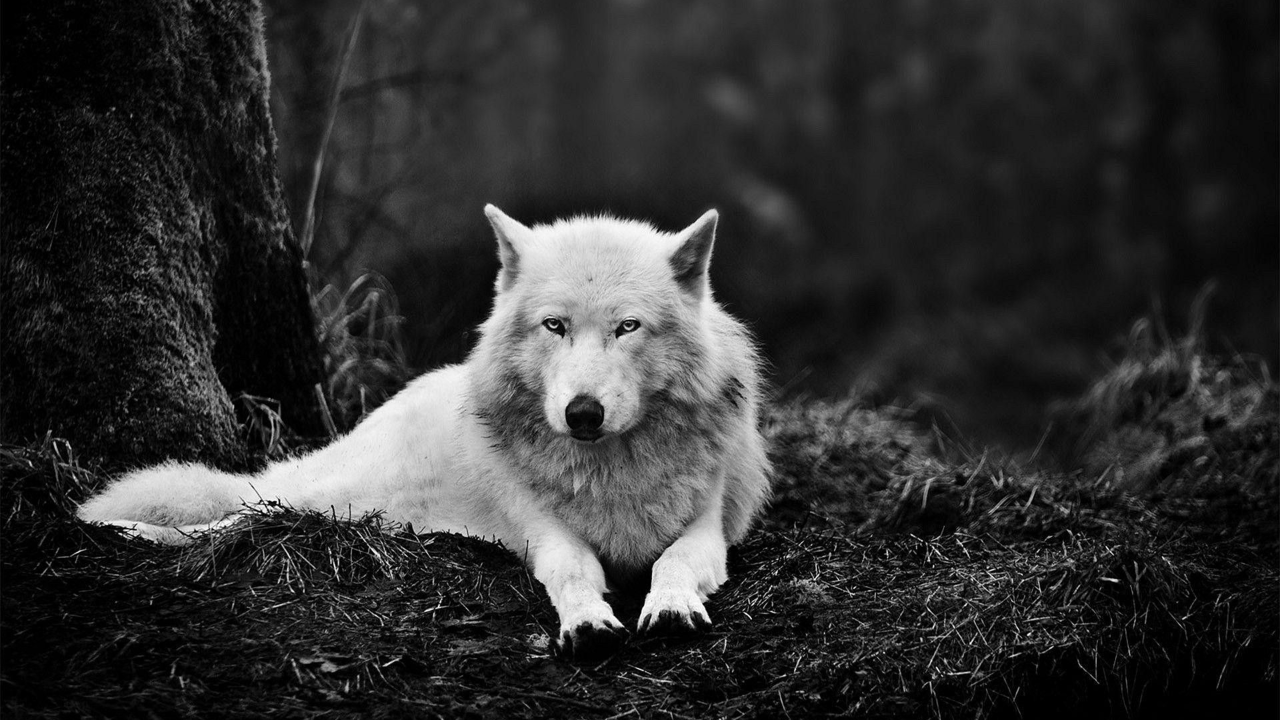
#> input picture CAD-final/Selected Photo.jpg, 3840 x 2160 px (shown at 1/3 size)
$ python 'Processing Picture.py'
#> lines starting #> are read from the running program, lines starting #| are printed output that depends on the picture
from PIL import Image as im
import numpy as np
from matplotlib.image import imread
import os


picture = imread("./Selected Photo.jpg")
#> picture is the input picture: shape (2160, 3840); min 0, max 255, mean 48
changed = np.resize(picture, (128,128))
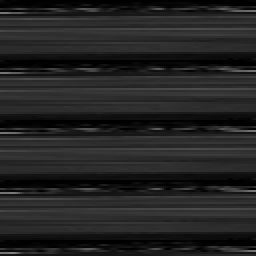
#> changed: shape (128, 128) (shown 2 times larger); min 0, max 128, mean 35.1
file1 = open('my_image.txt', 'w')
for i in range(128):
    a_str = ','.join(str(float(x)) for x in changed[i])
    a_str = "(" + a_str + "),"
    file1.writelines(a_str)
    file1.write("\n")
file1.close()
